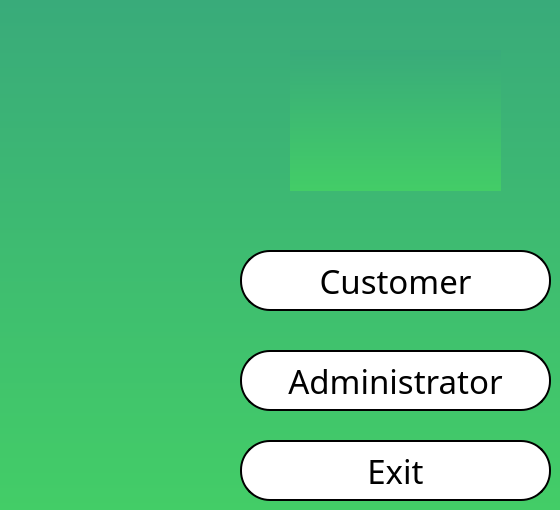
    <widget class="QWidget" name="Page_1">
     <property name="styleSheet">
      <string notr="true">background-color: qlineargradient(spread:pad, x1:1, y1:1, x2:1, y2:0, stop:0 rgba(67, 205, 103, 255), stop:1 rgba(57, 171, 122, 255));</string>
     </property>
     <widget class="QLabel" name="label">
      <property name="geometry">
       <rect>
        <x>290</x>
        <y>50</y>
        <width>211</width>
        <height>141</height>
       </rect>
      </property>
      <property name="font">
       <font>
        <family>Fugaz One</family>
        <pointsize>50</pointsize>
       </font>
      </property>
      <property name="styleSheet">
       <string notr="true"/>
      </property>
      <property name="text">
       <string/>
      </property>
      <property name="pixmap">
       <pixmap resource="Resource.qrc">:/Resource/IMG/LOGO.png</pixmap>
      </property>
      <property name="scaledContents">
       <bool>false</bool>
      </property>
      <property name="alignment">
       <set>Qt::AlignCenter</set>
      </property>
     </widget>
     <widget class="QPushButton" name="pushButton">
      <property name="geometry">
       <rect>
        <x>240</x>
        <y>250</y>
        <width>311</width>
        <height>61</height>
       </rect>
      </property>
      <property name="font">
       <font>
        <family>Fugaz One</family>
        <pointsize>25</pointsize>
        <weight>50</weight>
        <bold>false</bold>
       </font>
      </property>
      <property name="styleSheet">
       <string notr="true">
QPushButton#pushButton {
     background-color:  rgb(255, 255, 255);
	color: rgb(0, 0, 0);
	border-style: solid;
	border-color: black;
	border-width: 2px;
	border-radius: 30px;
 }


 QPushButton#pushButton:pressed {
     background-color:  rgb(169,169,169) ; 
	color:rgb(0, 0, 0);
	border-style: solid;
	border-color: black;
	border-width: 5px;
	border-radius: 30px;
 }
 QPushButton#pushButton:hover {
     background-color: rgb(211,211,211);
	color: rgb(0, 0, 0);
	border-style: solid;
	border-color: black;
	border-width: 2px;
	border-radius: 30px;
	transition: 2s;
 }
</string>
      </property>
      <property name="text">
       <string>Customer</string>
      </property>
     </widget>
     <widget class="QPushButton" name="pushButton_2">
      <property name="geometry">
       <rect>
        <x>240</x>
        <y>350</y>
        <width>311</width>
        <height>61</height>
       </rect>
      </property>
      <property name="font">
       <font>
        <family>Fugaz One</family>
        <pointsize>25</pointsize>
        <weight>50</weight>
        <bold>false</bold>
       </font>
      </property>
      <property name="styleSheet">
       <string notr="true">
QPushButton#pushButton_2 {
     background-color:  rgb(255, 255, 255);
	color: rgb(0, 0, 0);
	border-style: solid;
	border-color: black;
	border-width: 2px;
	border-radius: 30px;
 }


 QPushButton#pushButton_2:pressed {
     background-color:  rgb(169,169,169) ; 
	color:rgb(0, 0, 0);
	border-style: solid;
	border-color: black;
	border-width: 5px;
	border-radius: 30px;
 }
 QPushButton#pushButton_2:hover {
     background-color: rgb(211,211,211);
	color: rgb(0, 0, 0);
	border-style: solid;
	border-color: black;
	border-width: 2px;
	border-radius: 30px;
	transition: 2s;
 }
</string>
      </property>
      <property name="text">
       <string>Administrator</string>
      </property>
     </widget>
     <widget class="QPushButton" name="pushButton_3">
      <property name="geometry">
       <rect>
        <x>240</x>
        <y>440</y>
        <width>311</width>
        <height>61</height>
       </rect>
      </property>
      <property name="font">
       <font>
        <family>Fugaz One</family>
        <pointsize>25</pointsize>
        <weight>50</weight>
        <bold>false</bold>
       </font>
      </property>
      <property name="styleSheet">
       <string notr="true">
QPushButton#pushButton_3 {
     background-color:  rgb(255, 255, 255);
	color: rgb(0, 0, 0);
	border-style: solid;
	border-color: black;
	border-width: 2px;
	border-radius: 30px;
 }


 QPushButton#pushButton_3:pressed {
     background-color:  rgb(169,169,169) ; 
	color:rgb(0, 0, 0);
	border-style: solid;
	border-color: black;
	border-width: 5px;
	border-radius: 30px;
 }
 QPushButton#pushButton_3:hover {
     background-color: rgb(211,211,211);
	color: rgb(0, 0, 0);
	border-style: solid;
	border-color: black;
	border-width: 2px;
	border-radius: 30px;
	transition: 2s;
 }
</string>
      </property>
      <property name="text">
       <string>Exit</string>
      </property>
     </widget>
    </widget>
